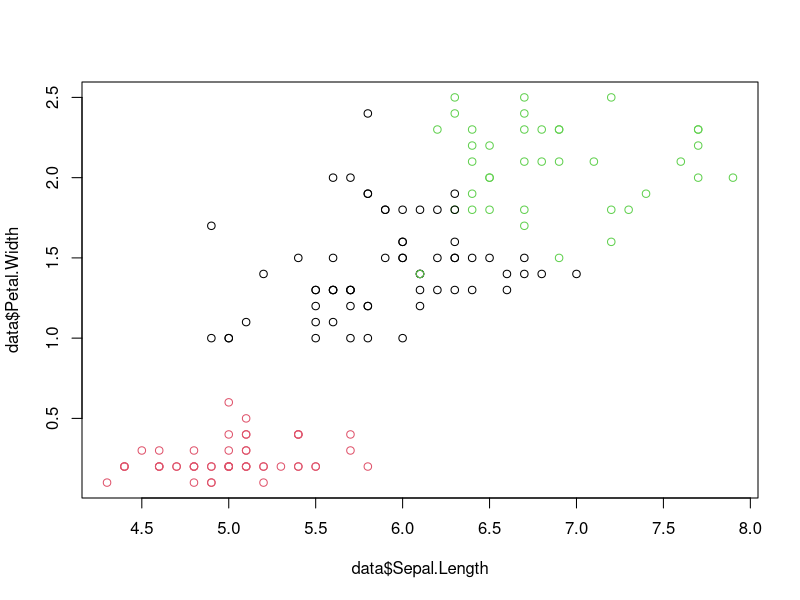

Generate this figure with R:
set.seed(1000)
data <- iris[,-5]
centers = 3
model=kmeans(x=data, centers=centers, iter.max = 10, nstart = 1, trace=FALSE)
plot(data$Sepal.Length,data$Petal.Width, col=model$cluster)